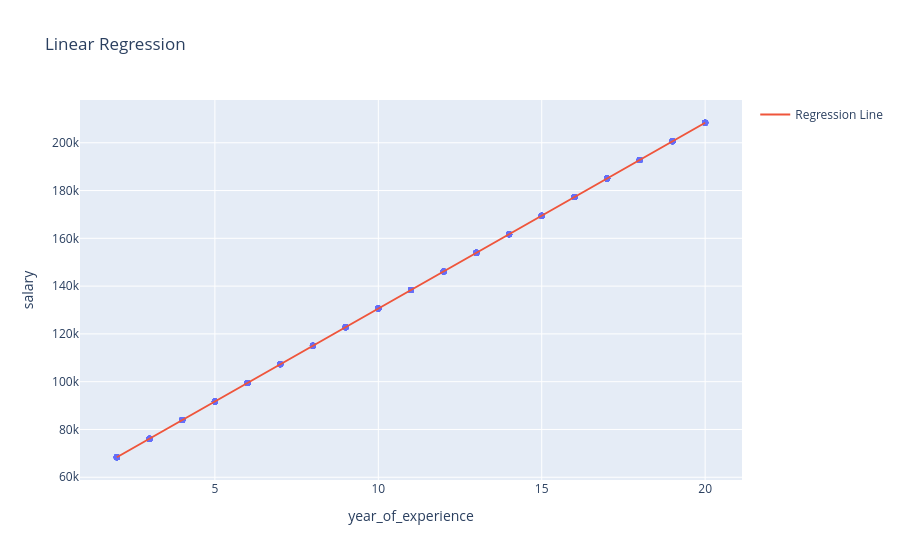

Notebook source saved alongside this figure:
### Code cell
fig = px.scatter(
    df,
    x='year_of_experience',
    y='salary',
    title='Linear Regression'
)

fig.add_scatter(
    x=df['year_of_experience'],
    y=df['salary'],
    mode='lines',
    name='Regression Line'
)

fig.show()

### Figure 1 — Plotly figure (JSON) as saved in the notebook; plotly's stock layout.template omitted (floating-point values rounded to 4 significant figures; data arrays with more than 128 entries replaced by an {"elided": "..."} marker saying what was removed)
{"data": [{"hovertemplate": "year_of_experience=%{x}<br>salary=%{y}<extra></extra>", "legendgroup": "", "marker": {"color": "#636efa", "symbol": "circle"}, "mode": "markers", "name": "", "orientation": "v", "showlegend": false, "type": "scatter", "x": {"elided": "500 int values"}, "xaxis": "x", "y": {"elided": "500 float values"}, "yaxis": "y"}, {"mode": "lines", "name": "Regression Line", "type": "scatter", "x": {"elided": "500 int values"}, "y": {"elided": "500 float values"}}], "layout": {"legend": {"tracegroupgap": 0}, "title": {"text": "Linear Regression"}, "xaxis": {"anchor": "y", "domain": [0, 1], "title": {"text": "year_of_experience"}}, "yaxis": {"anchor": "x", "domain": [0, 1], "title": {"text": "salary"}}}}
